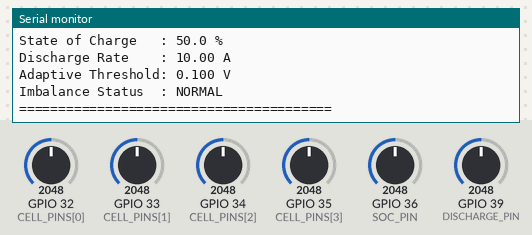
A sketch run on a simulated ESP32. Parts: the last lines printed to the serial monitor. The test bench sets the inputs (shaded band); at power-on: GPIO 32 (CELL_PINS[0]) = 2048, GPIO 33 (CELL_PINS[1]) = 2048, GPIO 34 (CELL_PINS[2]) = 2048, GPIO 35 (CELL_PINS[3]) = 2048, GPIO 36 (SOC_PIN) = 2048, GPIO 39 (DISCHARGE_PIN) = 2048.

Above: at 1.7 s.
1.8 s: GPIO 32 (CELL_PINS[0]) set to 2866
At 2.7 s:
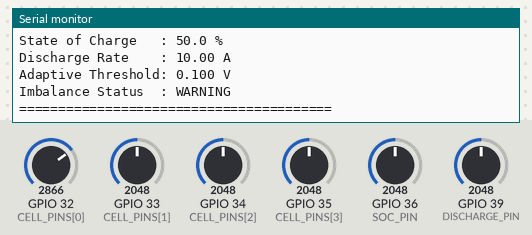
3.5 s: GPIO 33 (CELL_PINS[1]) set to 2866
5.0 s: GPIO 34 (CELL_PINS[2]) set to 2866
6.5 s: GPIO 35 (CELL_PINS[3]) set to 2866
At 7.7 s:
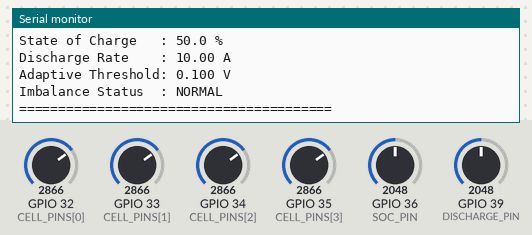
8.5 s: GPIO 36 (SOC_PIN) set to 2866
10.0 s: GPIO 39 (DISCHARGE_PIN) set to 2866
At 10.8 s:
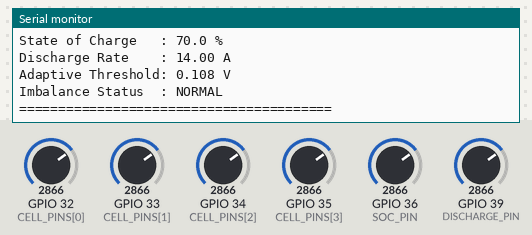
Timing chart, 0 to 12.5 s (numbered marks = the images above; inputs shaded):
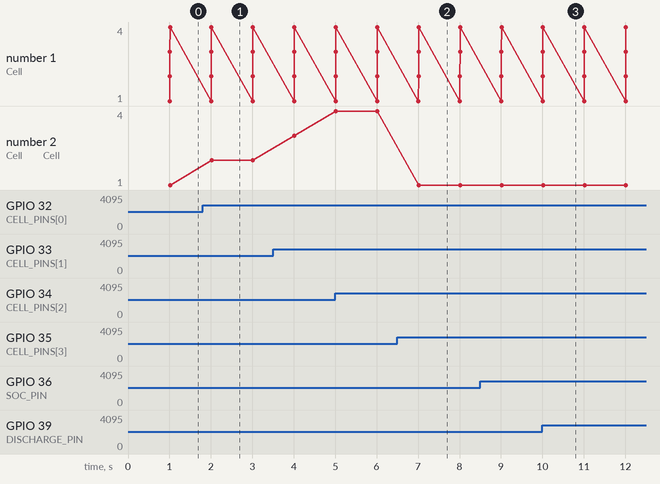

The sketch:

sketch.ino
```cpp
#include <Arduino.h>
#include <math.h>

// ============================================================
// Task 1: Modular Battery Management Engine
// ESP32 + Wokwi
// ============================================================

// Change ONLY this value to scale the design.
// Example: 4, 8, 12, 16 cells.
#define NUM_CELLS 4

// ESP32 ADC pins used for the cell-voltage demonstration inputs.
// Wokwi potentiometers represent the measured cell voltages.
const uint8_t CELL_PINS[NUM_CELLS] = {32, 33, 34, 35};

// Additional analog inputs
#define SOC_PIN       36
#define DISCHARGE_PIN 39

// Sampling
const unsigned long SAMPLE_INTERVAL = 1000;

// Demonstration cell-voltage range
const float CELL_MIN_V = 3.00f;
const float CELL_MAX_V = 4.20f;

// Adaptive threshold limits
const float THRESHOLD_MIN = 0.08f;
const float THRESHOLD_MAX = 0.20f;

struct BMSData {
  float cellVoltage[NUM_CELLS];

  int weakestCell;
  int strongestCell;

  float weakestVoltage;
  float strongestVoltage;

  float voltageImbalance;
  float previousImbalance;

  float soc;
  float dischargeRate;

  float adaptiveThreshold;
  String trend;

  bool imbalanceWarning;
};

BMSData bms;

unsigned long lastSampleTime = 0;

// ------------------------------------------------------------
// Utility functions
// ------------------------------------------------------------

float mapFloat(float x, float inMin, float inMax,
               float outMin, float outMax) {
  return (x - inMin) * (outMax - outMin) /
         (inMax - inMin) + outMin;
}

float clampFloat(float value, float low, float high) {
  if (value < low) return low;
  if (value > high) return high;
  return value;
}

// ------------------------------------------------------------
// Sensor reading
// ------------------------------------------------------------

float readCellVoltage(uint8_t index) {
  int raw = analogRead(CELL_PINS[index]);

  // Wokwi demonstration mapping:
  // ADC 0..4095 -> 3.00..4.20 V
  return mapFloat((float)raw, 0.0f, 4095.0f,
                  CELL_MIN_V, CELL_MAX_V);
}

float readSOC() {
  int raw = analogRead(SOC_PIN);

  // ADC 0..4095 -> 0..100 %
  return clampFloat(
    mapFloat((float)raw, 0.0f, 4095.0f, 0.0f, 100.0f),
    0.0f, 100.0f
  );
}

float readDischargeRate() {
  int raw = analogRead(DISCHARGE_PIN);

  // Demonstration mapping:
  // ADC 0..4095 -> 0..20 A
  return clampFloat(
    mapFloat((float)raw, 0.0f, 4095.0f, 0.0f, 20.0f),
    0.0f, 20.0f
  );
}

// ------------------------------------------------------------
// Adaptive imbalance threshold
// Based on SoC and discharge rate.
// ------------------------------------------------------------

float calculateAdaptiveThreshold(float soc, float dischargeRate) {
  float threshold = 0.08f;

  // More conservative threshold at very low/high SoC.
  if (soc < 20.0f || soc > 90.0f) {
    threshold = 0.12f;
  } else if (soc < 40.0f || soc > 80.0f) {
    threshold = 0.10f;
  }

  // Allow a little more imbalance during higher discharge.
  threshold += 0.002f * dischargeRate;

  return clampFloat(threshold, THRESHOLD_MIN, THRESHOLD_MAX);
}

// ------------------------------------------------------------
// Core BMS analysis
// ------------------------------------------------------------

void analyzeBattery() {
  bms.soc = readSOC();
  bms.dischargeRate = readDischargeRate();

  bms.weakestCell = 0;
  bms.strongestCell = 0;

  for (int i = 0; i < NUM_CELLS; i++) {
    bms.cellVoltage[i] = readCellVoltage(i);
  }

  // Find weakest and strongest cells.
  for (int i = 1; i < NUM_CELLS; i++) {
    if (bms.cellVoltage[i] < bms.cellVoltage[bms.weakestCell]) {
      bms.weakestCell = i;
    }

    if (bms.cellVoltage[i] > bms.cellVoltage[bms.strongestCell]) {
      bms.strongestCell = i;
    }
  }

  bms.weakestVoltage = bms.cellVoltage[bms.weakestCell];
  bms.strongestVoltage = bms.cellVoltage[bms.strongestCell];

  // Imbalance = strongest - weakest
  bms.previousImbalance = bms.voltageImbalance;
  bms.voltageImbalance =
      bms.strongestVoltage - bms.weakestVoltage;

  // Adaptive threshold
  bms.adaptiveThreshold =
      calculateAdaptiveThreshold(bms.soc, bms.dischargeRate);

  // Trend
  const float TREND_EPSILON = 0.005f;

  if (bms.voltageImbalance >
      bms.previousImbalance + TREND_EPSILON) {
    bms.trend = "INCREASING";
  } else if (bms.voltageImbalance <
             bms.previousImbalance - TREND_EPSILON) {
    bms.trend = "DECREASING";
  } else {
    bms.trend = "STABLE";
  }

  bms.imbalanceWarning =
      (bms.voltageImbalance > bms.adaptiveThreshold);
}

// ------------------------------------------------------------
// Output
// ------------------------------------------------------------

void printBMSData() {
  Serial.println();
  Serial.println("========================================");
  Serial.println("       MODULAR BMS ENGINE - TASK 1");
  Serial.println("========================================");

  Serial.print("Number of Cells : ");
  Serial.println(NUM_CELLS);

  Serial.println();
  Serial.println("CELL VOLTAGES:");

  for (int i = 0; i < NUM_CELLS; i++) {
    Serial.print("Cell ");
    Serial.print(i + 1);
    Serial.print(" : ");
    Serial.print(bms.cellVoltage[i], 3);
    Serial.println(" V");
  }

  Serial.println();
  Serial.print("Weakest Cell      : Cell ");
  Serial.println(bms.weakestCell + 1);

  Serial.print("Weakest Voltage   : ");
  Serial.print(bms.weakestVoltage, 3);
  Serial.println(" V");

  Serial.print("Strongest Cell    : Cell ");
  Serial.println(bms.strongestCell + 1);

  Serial.print("Strongest Voltage : ");
  Serial.print(bms.strongestVoltage, 3);
  Serial.println(" V");

  Serial.print("Voltage Imbalance : ");
  Serial.print(bms.voltageImbalance, 3);
  Serial.println(" V");

  Serial.print("Previous Imbalance: ");
  Serial.print(bms.previousImbalance, 3);
  Serial.println(" V");

  Serial.print("Trend             : ");
  Serial.println(bms.trend);

  Serial.print("State of Charge   : ");
  Serial.print(bms.soc, 1);
  Serial.println(" %");

  Serial.print("Discharge Rate    : ");
  Serial.print(bms.dischargeRate, 2);
  Serial.println(" A");

  Serial.print("Adaptive Threshold: ");
  Serial.print(bms.adaptiveThreshold, 3);
  Serial.println(" V");

  Serial.print("Imbalance Status  : ");
  Serial.println(bms.imbalanceWarning ? "WARNING" : "NORMAL");

  Serial.println("========================================");
}

void setup() {
  Serial.begin(115200);
  delay(500);

  for (int i = 0; i < NUM_CELLS; i++) {
    pinMode(CELL_PINS[i], INPUT);
  }

  pinMode(SOC_PIN, INPUT);
  pinMode(DISCHARGE_PIN, INPUT);

  // Initialize previous values cleanly.
  bms.voltageImbalance = 0.0f;
  bms.previousImbalance = 0.0f;
  bms.trend = "STABLE";

  Serial.println("Task 1 Modular BMS Engine started.");
  Serial.println("Open Serial Monitor at 115200 baud.");
}

void loop() {
  unsigned long now = millis();

  if (now - lastSampleTime >= SAMPLE_INTERVAL) {
    lastSampleTime = now;

    analyzeBattery();
    printBMSData();
  }
}
```

Measured:
- after the input at 1.8 s, the serial monitor: prints a new line after 0.21 s (image 1)
- after the input at 6.5 s, the serial monitor: prints a new line after 0.51 s (image 2)
- after the input at 10.0 s, the serial monitor: prints a new line at once (image 3)
